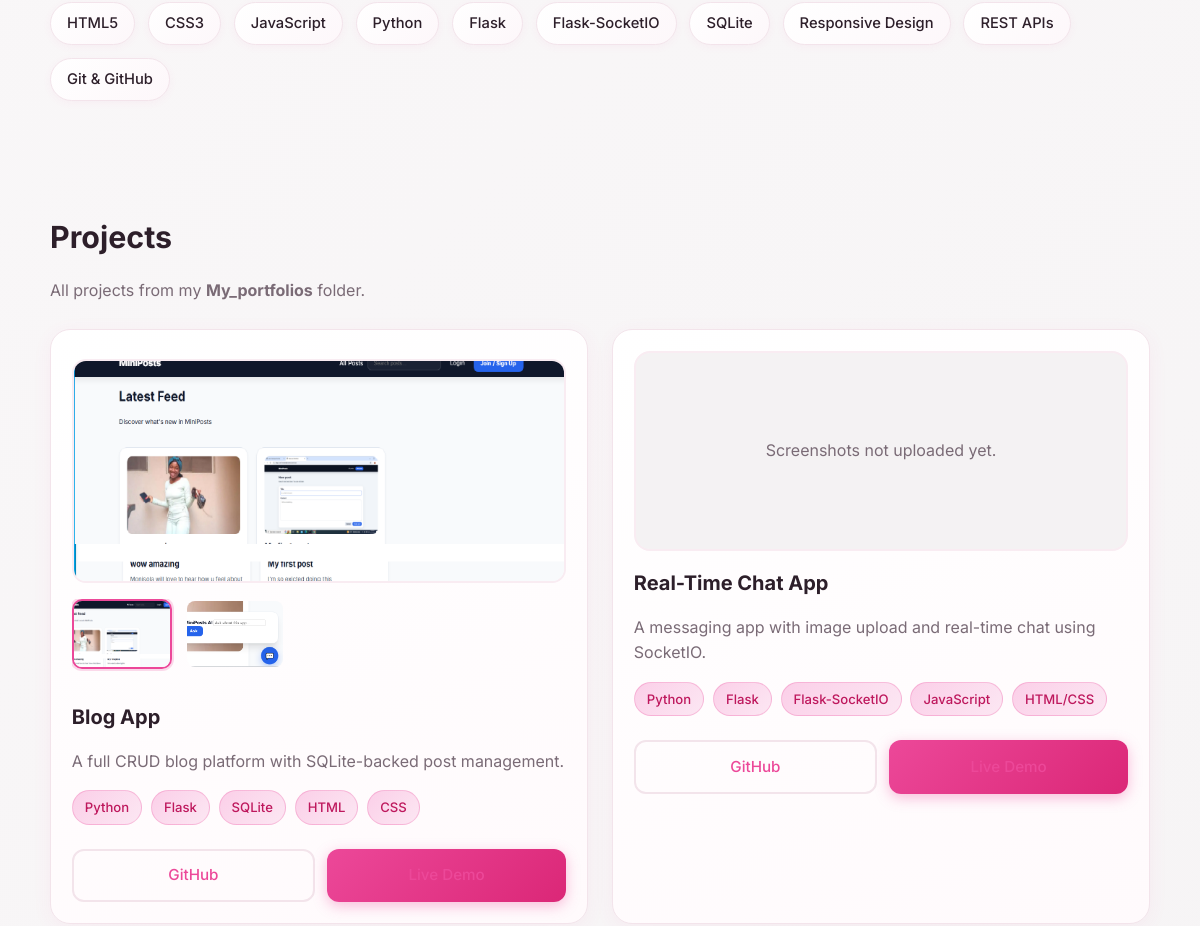
Before: / (middle part) with the older database file.
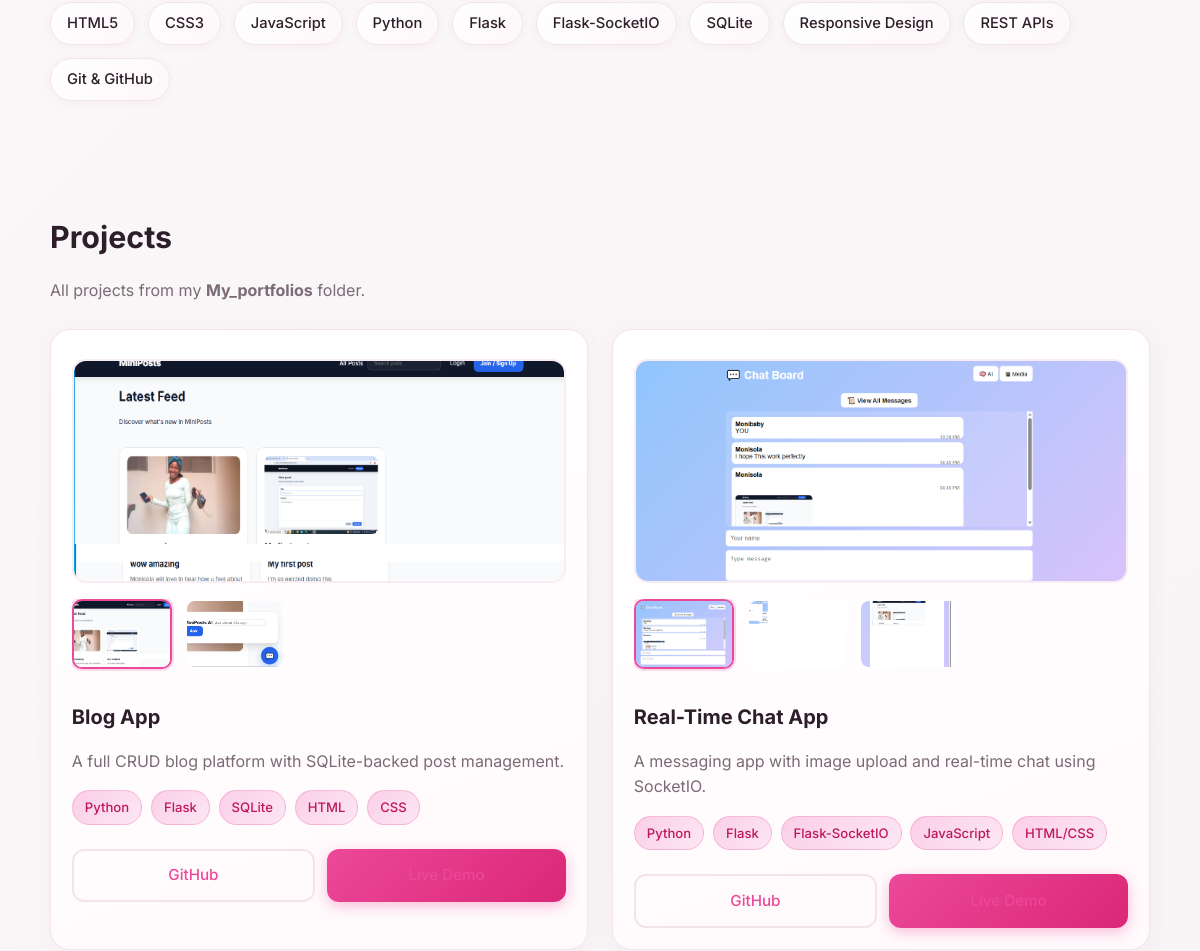
After: the same page with the newer database file.
### tables this page shows
CREATE TABLE projects (
                id INTEGER PRIMARY KEY AUTOINCREMENT,
                title TEXT NOT NULL,
                description TEXT NOT NULL,
                technologies TEXT NOT NULL,
                github_url TEXT NOT NULL,
                demo_url TEXT NOT NULL,
                screenshot_path TEXT NOT NULL DEFAULT '',
                sort_order INTEGER NOT NULL DEFAULT 0
            );

CREATE TABLE project_screenshots (
                id INTEGER PRIMARY KEY AUTOINCREMENT,
                project_id INTEGER NOT NULL,
                image_path TEXT NOT NULL,
                caption TEXT NOT NULL DEFAULT '',
                sort_order INTEGER NOT NULL DEFAULT 0,
                FOREIGN KEY (project_id) REFERENCES projects (id) ON DELETE CASCADE
            );

### app.py (the view)
@app.route("/")
def index():
    db = get_db()
    projects = db.execute(
        """
        SELECT id, title, description, technologies, github_url, demo_url, screenshot_path
        FROM projects
        ORDER BY sort_order ASC, id ASC;
        """
    ).fetchall()
    projects_with_screenshots = []
    for project in projects:
        screenshots = get_project_screenshots(db, project["id"])
        projects_with_screenshots.append({
            **project,
            "screenshots": screenshots
        })
    settings = get_settings_map(db)
    return render_template(
        "index.html",
        projects=projects_with_screenshots,
        profile_photo_path=settings.get("profile_photo_path", ""),
        contact_email=settings.get("contact_email", ""),
        contact_phone=settings.get("contact_phone", ""),
        contact_location=settings.get("contact_location", ""),
        contact_linkedin=settings.get("contact_linkedin", ""),
        contact_github=settings.get("contact_github", ""),
    )

### app.py (called while the page is built)
def get_db():
    if "db" not in g:
        conn = sqlite3.connect(DB_PATH)
        conn.row_factory = sqlite3.Row
        g.db = conn
    return g.db

def get_settings_map(db):
    rows = db.execute("SELECT key, value FROM settings;").fetchall()
    return {row["key"]: row["value"] for row in rows}

def get_project_screenshots(db, project_id):
    return db.execute(
        """
        SELECT id, image_path, caption, sort_order
        FROM project_screenshots
        WHERE project_id = ?
        ORDER BY sort_order ASC, id ASC;
        """,
        (project_id,),
    ).fetchall()

### templates/index.html (shortened to what this page needs)
<!DOCTYPE html>
<html lang="en">
<head>
  <link rel="stylesheet" href="{{ url_for('static', filename='css/styles.css') }}">
</head>
<body>
  <main id="home">
    <section id="skills" class="section container">
      <div class="skills-grid">
        <span class="skill-chip">HTML5</span>
        <span class="skill-chip">CSS3</span>
        <span class="skill-chip">JavaScript</span>
        <span class="skill-chip">Python</span>
        <span class="skill-chip">Flask</span>
        <span class="skill-chip">Flask-SocketIO</span>
        <span class="skill-chip">SQLite</span>
        <span class="skill-chip">Responsive Design</span>
        <span class="skill-chip">REST APIs</span>
        <span class="skill-chip">Git & GitHub</span>
      </div>
    </section>
    <section id="projects" class="section container">
      <div class="section-head">
        <h2>Projects</h2>
        <p>All projects from my <strong>My_portfolios</strong> folder.</p>
      </div>
      <div class="projects-grid">
        {% for project in projects %}
        <article class="project-card">
          {% set combined_screenshots = [] %}
          {% if combined_screenshots %}
          <div class="screenshots-gallery-container">
            <div class="main-screenshot">
              <img src="{{ url_for('static', filename=combined_screenshots[0].image_path) }}" alt="{{ project.title }} main screenshot" class="main-screenshot-img">
            </div>
            {% if combined_screenshots|length > 1 %}
            <div class="screenshots-thumbnail-scroll">
              <div class="screenshots-thumbnails">
                {% for screenshot in combined_screenshots %}
                <div class="thumbnail-item {% if loop.index0 == 0 %}active{% endif %}" data-index="{{ loop.index0 }}">
                  <img src="{{ url_for('static', filename=screenshot.image_path) }}" alt="{{ project.title }} thumbnail">
                </div>
                {% endfor %}
              </div>
            </div>
            {% endif %}
          </div>
          {% else %}
          <div class="empty-media project-shot">Screenshots not uploaded yet.</div>
          {% endif %}
          <h3>{{ project.title }}</h3>
          <p>{{ project.description }}</p>
          <div class="tech-tags">
            {% for tech in project.technologies.split(",") %}
            <span class="tech-tag">{{ tech.strip() }}</span>
            {% endfor %}
          </div>
          <div class="card-actions">
            <a class="btn btn-outline" href="{{ project.github_url }}" target="_blank" rel="noopener noreferrer">GitHub</a>
            <a class="btn btn-primary" href="{{ project.demo_url }}" target="_blank" rel="noopener noreferrer">Live Demo</a>
          </div>
        </article>
        {% endfor %}
      </div>
    </section>
  </main>
</body>
</html>

### static/css/styles.css (style rules this page uses)
:root { --bg: #faf8f9; --surface: #ffffff; --surface-soft: #fdf7fa; --text: #2d1f2a; --muted: #7a6b76; --primary: #ec4899; --primary-soft: #fbcfe8; --primary-dark: #be185d; --border: #f3e4eb; --border-soft: #f9ecf2; --success: #22c55e; --error: #f87171; --ash: #e9e7e8; --ash-soft: #f4f2f3; }
* { box-sizing: border-box; margin: 0; padding: 0; }
html { scroll-behavior: smooth; }
body { font-family: "Inter", sans-serif; background: linear-gradient(135deg, #faf8f9 0%, #f4f2f3 100%); color: var(--text); line-height: 1.6; }
.container { width: min(1100px, 92%); margin: 0 auto; }
.btn { border: none; border-radius: 12px; padding: 0.8rem 1.4rem; text-decoration: none; font-weight: 600; cursor: pointer; display: inline-flex; align-items: center; justify-content: center; background: transparent; transition: all 0.25s ease; font-size: 0.95rem; }
.btn-primary { background: linear-gradient(135deg, var(--primary) 0%, #db2777 100%); color: #ffffff; box-shadow: 0 4px 14px rgba(236, 72, 153, 0.35); }
.btn-outline { background: transparent; border: 2px solid var(--border); color: var(--text); }
.section { padding: 3.5rem 0; }
.section h2 { font-size: 1.9rem; margin-bottom: 1rem; font-weight: 700; }
.section p { color: var(--muted); }
.skills-grid { margin-top: 1.3rem; display: flex; flex-wrap: wrap; gap: 0.8rem; }
.skill-chip { background: linear-gradient(135deg, #ffffff 0%, var(--surface-soft) 100%); border: 1px solid var(--border); color: var(--text); padding: 0.55rem 1rem; border-radius: 999px; font-size: 0.92rem; font-weight: 500; transition: all 0.25s ease; box-shadow: 0 2px 8px rgba(236, 72, 153, 0.05); }
.section-head { margin-bottom: 1.6rem; }
.projects-grid { display: grid; grid-template-columns: repeat(2, minmax(0, 1fr)); gap: 1.5rem; }
.project-card { background: linear-gradient(160deg, var(--surface) 0%, #fffafc 100%); border: 1px solid var(--border); border-radius: 20px; padding: 1.3rem; display: flex; flex-direction: column; gap: 1rem; transition: all 0.3s ease; box-shadow: 0 4px 20px rgba(236, 72, 153, 0.06); }
.project-card h3 { font-size: 1.25rem; font-weight: 700; }
.project-card p { color: var(--muted); }
.screenshots-gallery-container { display: flex; flex-direction: column; gap: 1rem; margin: 0.5rem 0; }
.main-screenshot { width: 100%; border-radius: 14px; overflow: hidden; border: 2px solid var(--border-soft); }
.main-screenshot-img { width: 100%; height: 220px; object-fit: cover; display: block; }
.screenshots-thumbnail-scroll { width: 100%; overflow-x: auto; overflow-y: hidden; padding-bottom: 0.5rem; }
.screenshots-thumbnails { display: flex; gap: 0.8rem; min-width: max-content; }
.thumbnail-item { flex-shrink: 0; width: 100px; height: 70px; border-radius: 10px; overflow: hidden; cursor: pointer; border: 2px solid transparent; transition: all 0.2s ease; }
.thumbnail-item.active { border-color: var(--primary); box-shadow: 0 0 0 2px rgba(236, 72, 153, 0.2); }
.thumbnail-item img { width: 100%; height: 100%; object-fit: cover; display: block; }
.tech-tags { display: flex; flex-wrap: wrap; gap: 0.55rem; }
.tech-tag { background: linear-gradient(135deg, var(--primary-soft) 0%, #fce7f3 100%); color: var(--primary-dark); border: 1px solid rgba(236, 72, 153, 0.25); padding: 0.35rem 0.75rem; border-radius: 999px; font-size: 0.82rem; font-weight: 500; }
.card-actions { display: flex; gap: 0.75rem; flex-wrap: wrap; margin-top: 0.5rem; }
.card-actions .btn { flex: 1; min-width: 120px; }
.project-card a { color: var(--primary); word-break: break-word; text-decoration: none; font-weight: 500; }

Changed rows visible on the page:
changed projects "Real-Time Chat App": screenshot_path: picture added; no longer shows "Screenshots not uploaded yet."
added project_screenshots: image_path (picture), shown under projects "Real-Time Chat App"
added project_screenshots: image_path (picture), shown under projects "Real-Time Chat App"
